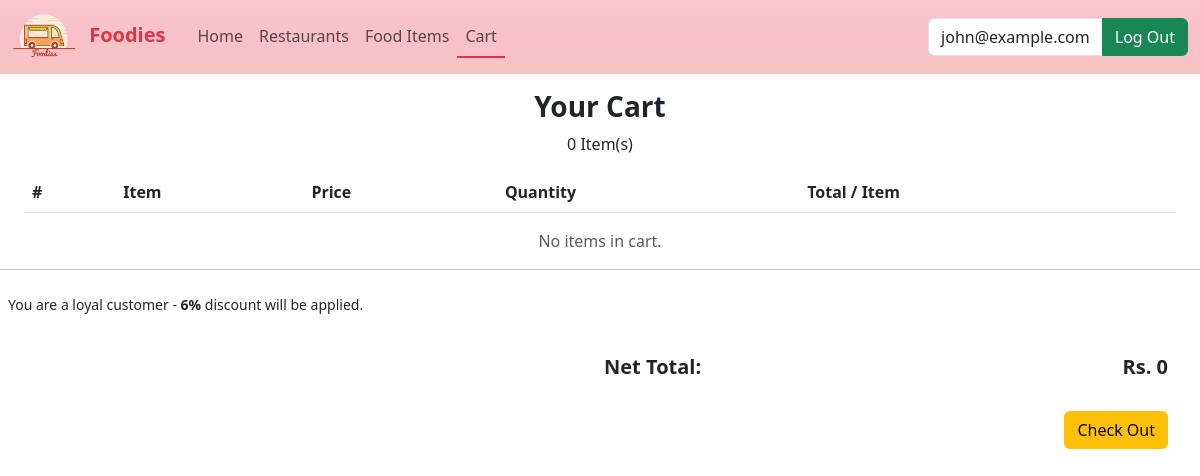
The app's page /www/cart.php (signed in) with its own data.
### tables this page shows
CREATE TABLE `customer` (
  `CUSTOMER_ID` int(11) NOT NULL,
  `EMAIL` varchar(255) NOT NULL,
  `PASSCODE` varchar(255) NOT NULL,
  `NAME` varchar(255) DEFAULT NULL,
  `ADDRESS` varchar(255) DEFAULT NULL
);

CREATE TABLE `loyalcustomer` (
  `CUSTOMER_ID` int(11) NOT NULL,
  `YEAR_ACC_CREATED` int(11) NOT NULL,
  `DISCOUNT` int(11) NOT NULL
);

### www/cart.php (the view, shortened to what this page needs)
<!DOCTYPE html>
<html lang="en">
<head>
    <link href="https://cdn.jsdelivr.net/npm/bootstrap@5.3.0-alpha2/dist/css/bootstrap.min.css" rel="stylesheet">
    <link rel="stylesheet" href="https://cdnjs.cloudflare.com/ajax/libs/font-awesome/6.3.0/css/all.min.css">
    <link rel="stylesheet" href="https://cdnjs.cloudflare.com/ajax/libs/font-awesome/4.7.0/css/font-awesome.min.css">
    <link rel="stylesheet" href="https://cdn.jsdelivr.net/npm/bootstrap-icons@1.3.0/font/bootstrap-icons.css">
    <link rel="stylesheet" href="../css/index.css">
</head>
<?php
include "dbh.php";
$is_logged_in = isset($_SESSION["CUSTOMER_ID"]);
if ($is_logged_in) {
    $cust_id = $_SESSION['CUSTOMER_ID'];
    $sql = "SELECT * FROM customer where CUSTOMER_ID = $cust_id;";
    $result = mysqli_query($conn, $sql);
    $record = mysqli_fetch_assoc($result);
} else {
    header("Location: sign_in.php");
}
?>
<body>
    <nav class="navbar navbar-expand-lg bg-body-tertiary">
        <div class="container-fluid">
            <a class="navbar-brand d-inline-block" href="#">
                <img src="../res/images/logo.png" alt="Logo" width="64" height="48">
                <span class="px-2 text-danger"><b>Foodies</b></span>
            </a>
            <div class="collapse navbar-collapse" id="navbarSupportedContent">
                <ul class="navbar-nav me-auto mb-2 mb-lg-0">
                    <li class="nav-item">
                        <a class="nav-link" href="../index.php">Home</a>
                    </li>
                    <li class="nav-item active">
                        <a class="nav-link" href="restaurant.php">Restaurants<span class="sr-only">(current)</span></a>
                    </li>
                    <li class="nav-item">
                        <a class="nav-link" href="fooditems.php">Food Items</a>
                    </li>
                    <li class="nav-item border-bottom border-danger border-2">
                        <a class="nav-link" href="cart.php">Cart</a>
                    </li>
                </ul>
                <ul class="navbar-nav mb-2 mb-lg-0 row gx-1">
                    <?php
                    if ($is_logged_in) {
                    ?>
                        <form class="input-group" action="logout.php">
                            <label type="text" class="form-control">
                                <?php echo $record["EMAIL"]; ?>
                            </label>
                            <input class="input-group-text btn btn-success" type="submit" value="Log Out">
                        </form>
                    <?php
                    }
                    ?>
                </ul>
            </div>
        </div>
    </nav>
    <div class="cartbox">
        <h1 class="mt-3 text-center fs-3 fw-bold">Your Cart</h1>
        <p class="text-center"><?php echo count($_SESSION["CART_ITEMS"]); ?> Item(s)</p>
        <div class="ps-4 pe-4">
            <table class="table">
                <thead>
                    <tr>
                        <th scope="col">#</th>
                        <th scope="col">Item</th>
                        <th scope="col">Price</th>
                        <th scope="col">Quantity</th>
                        <th scope="col">Total / Item</th>
                    </tr>
                </thead>
                    <?php
                    $total_price = 0;
                    ?>
            </table>
        </div>
        <p class="text-center text-muted text-small">
            <?php
            if (count($_SESSION["CART_ITEMS"]) == 0) {
                echo "No items in cart.";
            }
            ?>
        </p>
        <hr>
        <div class="row w-100 checkout d-flex flex-column align-items-end p-2">
            <?php
            $query = "SELECT * FROM loyalcustomer WHERE customer_id = '$cust_id'";
            $result = mysqli_query($conn, $query);
            if (mysqli_num_rows($result) > 0) {
            ?>
                <small>
                    You are a loyal customer - <b>
                        <?php
                        $row = mysqli_fetch_assoc($result);
                        $discount = $row["DISCOUNT"];
                        echo $discount;
                        ?>%</b> discount will be applied.
                </small>
            <?php
            } else {
            ?>
                <small>No discount available - You do not have a loyalty card.</small>
            <?php
            }
            ?>
            <br>
            <div class="total d-flex flex-row col-12 col-lg-6 justify-content-between">
                <h6 class="ms-1 mt-3 fs-5 fw-bold">Net Total:</h6>
                <h6 class="ms-1 mt-3 fs-5 fw-bold">Rs.
                    <?php if (isset($discount)) {
                        echo $total_price *  ((100 - $discount) / 100);
                    } else {
                        echo $total_price;
                    } ?>
                </h6>
            </div>
            <div class="d-flex flex-row justify-content-end mt-4 btnbox w-50">
                <button class="btn btn-warning" data-bs-toggle="modal" data-bs-target="#checkout">
                    Check Out
                </button>
            </div>
        </div>
    </div>
</body>
</html>

### css/index.css (style rules this page uses)
.navbar { background-image: linear-gradient(#FAC7D1, #F9C0C9, #F6C4C3); }

### records on screen
customer: EMAIL "john@example.com"
loyalcustomer: DISCOUNT "6", $total_price*((100-$discount)/100) "0"

### other values on screen
count($_SESSION["CART_ITEMS"]) "0"
